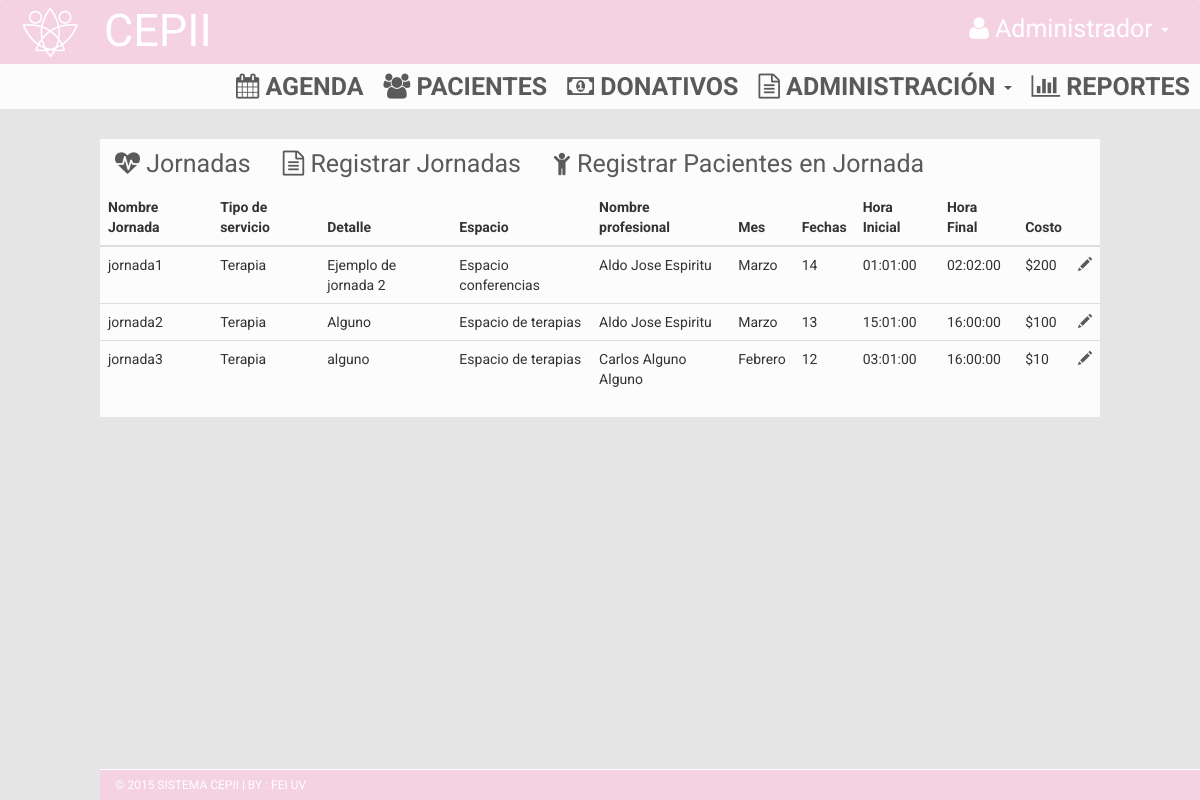
Page /index.php/jornadas on the earlier database version.
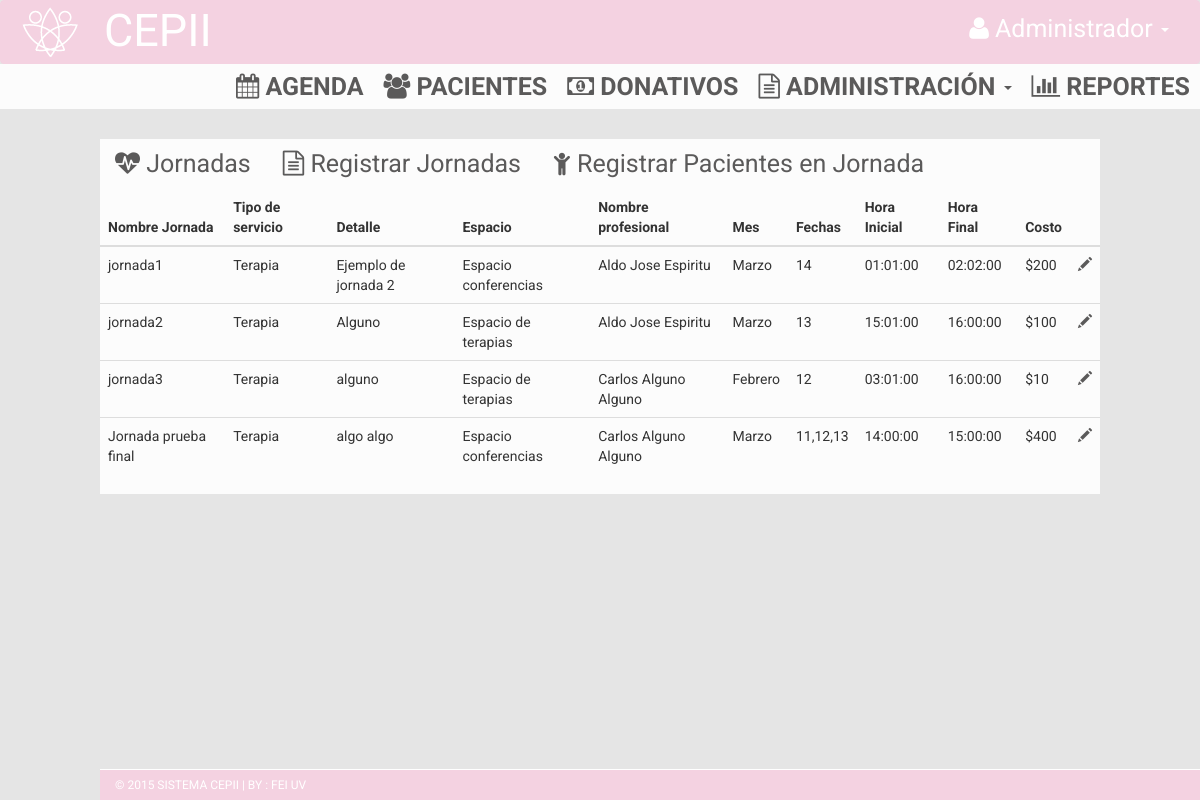
Same page on the later database version.
### tables this page shows
CREATE TABLE IF NOT EXISTS `jornada` (
`idJornada` int(11) NOT NULL,
  `nombreJornada` varchar(35) NOT NULL,
  `tipo_servicio` varchar(45) NOT NULL,
  `detalle` varchar(45) NOT NULL,
  `espacio_idEspacio` int(11) NOT NULL,
  `idProfesional` varchar(45) NOT NULL,
  `año` int(11) NOT NULL,
  `mes` varchar(30) NOT NULL,
  `fechas` varchar(45) NOT NULL,
  `hora_inicio` time NOT NULL,
  `hora_fin` time NOT NULL,
  `costo` int(11) NOT NULL
);

CREATE TABLE IF NOT EXISTS `espacio` (
`idEspacio` int(11) NOT NULL,
  `Nombre` varchar(20) NOT NULL,
  `Capacidad` int(11) NOT NULL,
  `Tipo` tinyint(1) NOT NULL COMMENT '1 si es espacio interno--0 si es externo'
);

CREATE TABLE IF NOT EXISTS `profesional` (
`idProfesional` int(11) NOT NULL,
  `nombrePro` varchar(45) DEFAULT NULL,
  `apaPro` varchar(45) DEFAULT NULL,
  `amaPro` varchar(45) DEFAULT NULL,
  `celPro` varchar(45) DEFAULT NULL,
  `correoPro` varchar(45) DEFAULT NULL,
  `ramaMedica` varchar(45) DEFAULT NULL,
  `usuario` varchar(45) DEFAULT NULL,
  `contraseña` varchar(45) DEFAULT NULL
);

### application/controllers/jornadas.php (called while the page is built, shortened)
<?php
class Jornadas extends CI_Controller {
	public function __construct(){
    	$this->load->helper(array('url', 'form'));
  		$this->load->model('jornadas_model');
  		$this->load->database('default');
	}
	public function index(){
		$data['query'] = $this->jornadas_model->verTodos();
		$this->load->view('admin/view_jornadas',$data);
	}
}

### index.php (called while the page is built, shortened)
<?php
require_once BASEPATH.'core/CodeIgniter.php';

### application/models/jornadas_model.php (called while the page is built, shortened)
<?php if ( ! defined('BASEPATH')) exit('No direct script access allowed');
class Jornadas_model extends CI_Model{
  public function verTodos(){
    $this->db->select('jornada.idJornada, jornada.nombreJornada, jornada.tipo_servicio, jornada.detalle, jornada.espacio_idEspacio, jornada.idProfesional,
                      jornada.año, jornada.mes, jornada.fechas, jornada.hora_inicio, jornada.hora_fin, jornada.costo,
                      espacio.idEspacio, espacio.Nombre, profesional.idProfesional, profesional.nombrePro, profesional.apaPro, profesional.amaPro');
    $this->db->from('jornada');
    $this->db->join('espacio', 'espacio.idEspacio = jornada.espacio_idEspacio');
    $this->db->join('profesional', 'profesional.idProfesional = jornada.idProfesional');
    $query = $this->db->get();
    if ($query->num_rows() > 0){
      return $query->result();
    }else{
      return FALSE;
    }
  }
}

### application/views/admin/view_jornadas.php (the view, shortened to what this page needs)
    <!DOCTYPE html>
    <html xmlns="http://www.w3.org/1999/xhtml">
    <head>
        <link href="<?php echo base_url(); ?>assets/css/bootstrap.css" rel="stylesheet" />
        <link href="<?php echo base_url(); ?>assets/css/font-awesome.css" rel="stylesheet" />
        <link href="<?php echo base_url(); ?>assets/css/style.css" rel="stylesheet" />
        <link href="<?php echo base_url(); ?>css/jquery-ui.min.css" rel="stylesheet" />
        <link href="//cdnjs.cloudflare.com/ajax/libs/select2/4.0.1/css/select2.min.css" rel="stylesheet" />
        <link rel="stylesheet" type="text/css" href="http://ajax.googleapis.com/ajax/libs/jqueryui/1/themes/flick/jquery-ui.css">
        <link href="<?php echo base_url(); ?>assets/css/jquery.tagit.css" rel="stylesheet" type="text/css">
    </head>
    <body style="background-color:#e5e5e5;">
      <nav class="navbar navbar-default">
        <div class="container-fluid">
          <div class="navbar-header" style="margin:5px;">
            <img src="<?php echo base_url(); ?>assets/img/logo.png">
          </div>
          <div class="collapse navbar-collapse" id="bs-example-navbar-collapse-1">
              <ul class="nav navbar-nav" style="margin:5px;">
                <li><a style="color:#FFF; font-size:45px;"> CEPII</a></li>
              </ul>
              <ul class="nav navbar-nav navbar-right">
                <li class="dropdown">
                  <a href="#" class="dropdown-toggle" data-toggle="dropdown" role="button" aria-haspopup="true" aria-expanded="false">
                    <div style="color:#FFF;">
                        <i class="fa fa-user"></i>     Administrador
                        <span class="caret"></span>
                    </div>
                  </a>
                </li>
              </ul>
          </div>
        </div>
      </nav>
      <section class="menu-section">
        <div>
          <div class="row">
            <div class="col-md-12">
              <div class="navbar-collapse collapse ">
                <ul id="menu-top" class="nav navbar-nav navbar-right">
                  <li>
                    <a href="<?php echo base_url().'Agenda'; ?>">
                      <div>
                        <i class="fa fa-calendar"></i>     Agenda
                      </div>
                    </a>
                  </li>
                                                                                      <li>
                    <a href="<?php echo base_url().'Paciente'; ?>">
                      <div>
                        <i class="fa fa-users"></i>     Pacientes
                      </div>
                    </a>
                  </li>
                  <li>
                   <a href="<?php echo base_url().'Donativos'; ?>">
                      <div>
                        <i class="fa fa-money"></i>     Donativos
                      </div>
                    </a>
                  </li>
                  <li>
                  <li class="dropdown">
                    <a href="#" data-toggle="dropdown" role="button" aria-haspopup="true" aria-expanded="false">
                      <div>
                          <i class="fa fa-file-text-o"></i>     Administración
                          <span class="caret"></span>
                      </div>
                    </a>
                  </li>
                  <li>
                    <a href="">
                      <div>
                        <i class="fa fa-bar-chart"></i>     Reportes
                      </div>
                    </a>
                  </li>
                </ul>
              </div>
            </div>
          </div>
        </div>
      </section>
    <div class="content-wrapper" style="background-color: #e5e5e5; margin-top: 0px;">
        <br>
        <div id="Conferencias" class="tab">
          <ul  class="nav nav-pills">
            <li  data-toggle="tab">
              <a href="#2b" data-toggle="tab">
                <i class="fa fa-heartbeat"></i>     Jornadas
              </a>
            </li>
            <li data-toggle="tab" >
              <a href="#5b" data-toggle="tab">
                <i class="fa fa-file-text-o"></i>     Registrar Jornadas
              </a>
            </li>
            <li data-toggle="tab" >
              <a href="#8b" data-toggle="tab">
                <i class="fa fa-child"></i>     Registrar Pacientes en Jornada
              </a>
            </li>
          </ul>
          <div class="tab-content clearfix">
            <div class="tab-pane active" id="2b">
              <table class="table">
                <thead>
                  <tr>
                    <th>Nombre Jornada</th>
                    <th>Tipo de servicio</th>
                    <th>Detalle</th>
                    <th>Espacio</th>
                    <th>Nombre profesional</th>
                    <th>Mes</th>
                    <th>Fechas</th>
                    <th>Hora Inicial</th>
                    <th>Hora Final</th>
                    <th>Costo</th>
                    <th></th>
                  </tr>
                </thead>
                  <?php foreach ($query as $row): ?>
                    <tr>
                      <td><?php echo $row->nombreJornada; ?></td>
                      <td><?php echo $row->tipo_servicio; ?></td>
                      <td><?php echo $row->detalle; ?></td>
                      <td><?php echo $row->Nombre; ?></td>
                      <td><?php echo $row->nombrePro.' '.$row->apaPro.' '.$row->amaPro; ?></td>
                      <td><?php echo $row->mes; ?></td>
                      <td><?php echo $row->fechas; ?></td>
                      <td><?php echo $row->hora_inicio; ?></td>
                      <td><?php echo $row->hora_fin; ?></td>
                      <td><?php echo '$'.$row->costo; ?></td>
                      <td><a href='#' onclick="ver('<?=base_url()?>jornadas/verPacientesJornada/<?=$row->idJornada?>');"><i class='glyphicon glyphicon-pencil'></i></a></td>
                    </tr>
                  <?php endforeach; ?>
              </table>
            </div>
      <footer style="width: 100%;border-top: 1px solid #fff;bottom: 0; position: fixed; padding: 0rem;">
        <div class="container">
              &copy; 2015 SISTEMA CEPII | BY : <a href="http://www.uv.mx/Fei/" target="_blank">FEI UV</a>
        </div>
      </footer>
    </body>
</html>

### assets/css/style.css (style rules this page uses)
body { font-family: 'Roboto', sans-serif; line-height: 30px; }
.content-wrapper { margin-top: 40px; padding-bottom: 60px; width: 100%; }
.menu-section { background-color: #FCFCFC; }
#menu-top a { color: #5B5A5A; text-decoration: none; font-weight: bold; padding: 10px 10px 10px 10px; font-size: 25px; text-transform: uppercase; }
.navbar { margin-bottom: 0px; }
footer { padding: 10px; color: #fff; font-size: 12px; background-color: #f4d2e1; }
footer a, footer a:hover { color: #fff; text-decoration: none; }

Differences in the rows shown:
added jornada: nombreJornada "Jornada prueba final", tipo_servicio "Terapia", detalle "algo algo", espacio.Nombre "Espacio conferencias", idProfesional.nombrePro "Carlos", idProfesional.apaPro "Alguno", idProfesional.amaPro "Alguno", mes "Marzo", fechas "11,12,13", hora_inicio "14:00:00", hora_fin "15:00:00", costo "400"
